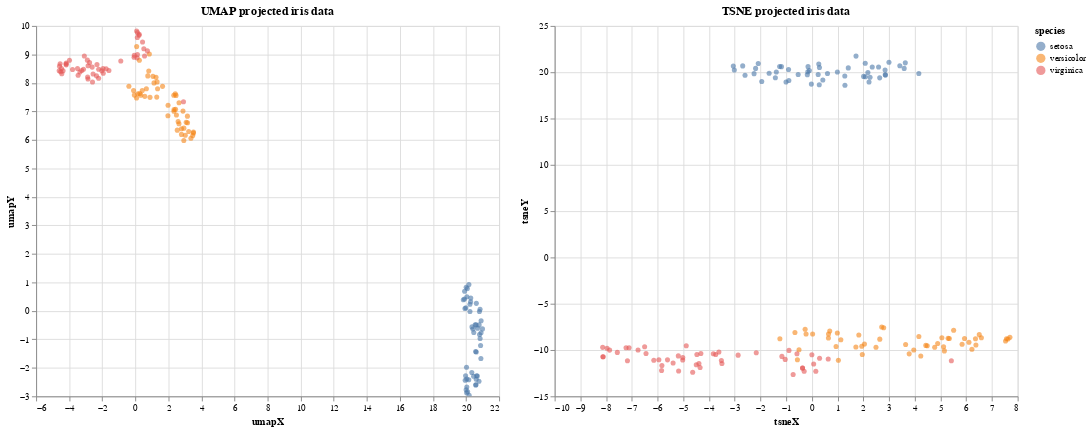

The cell this chart's notebook holds for it:
### Markdown cell above
## Results

### Code cell
alt.Chart(df_iris_proj).mark_circle(
    opacity=0.6
).encode(
    x='umapX',
    y='umapY',
    color='species'
).properties(
    width=500,
    height=400,
    title="UMAP projected iris data"
).interactive() | alt.Chart(df_iris_proj).mark_circle(
    opacity=0.6
).encode(
    x='tsneX',
    y='tsneY',
    color='species'
).properties(
    width=500,
    height=400,
    title="TSNE projected iris data"
).interactive()

### Figure 1 — Vega-Lite specification as saved in the notebook (floating-point values rounded to 4 significant figures; data arrays with more than 128 entries replaced by an {"elided": "..."} marker saying what was removed)
{"usermeta": {"embedOptions": {"theme": "dark"}}, "config": {"view": {"continuousWidth": 400, "continuousHeight": 300}}, "hconcat": [{"mark": {"type": "circle", "opacity": 0.6}, "encoding": {"color": {"type": "nominal", "field": "species"}, "x": {"type": "quantitative", "field": "umapX"}, "y": {"type": "quantitative", "field": "umapY"}}, "height": 400, "selection": {"selector002": {"type": "interval", "bind": "scales", "encodings": ["x", "y"]}}, "title": "UMAP projected iris data", "width": 500}, {"mark": {"type": "circle", "opacity": 0.6}, "encoding": {"color": {"type": "nominal", "field": "species"}, "x": {"type": "quantitative", "field": "tsneX"}, "y": {"type": "quantitative", "field": "tsneY"}}, "height": 400, "selection": {"selector003": {"type": "interval", "bind": "scales", "encodings": ["x", "y"]}}, "title": "TSNE projected iris data", "width": 500}], "data": {"name": "data-6aa69ff1069b8303a77f02f755cce29d"}, "$schema": "https://vega.github.io/schema/vega-lite/v4.8.1.json", "datasets": {"data-6aa69ff1069b8303a77f02f755cce29d": {"elided": "150 records"}}}
